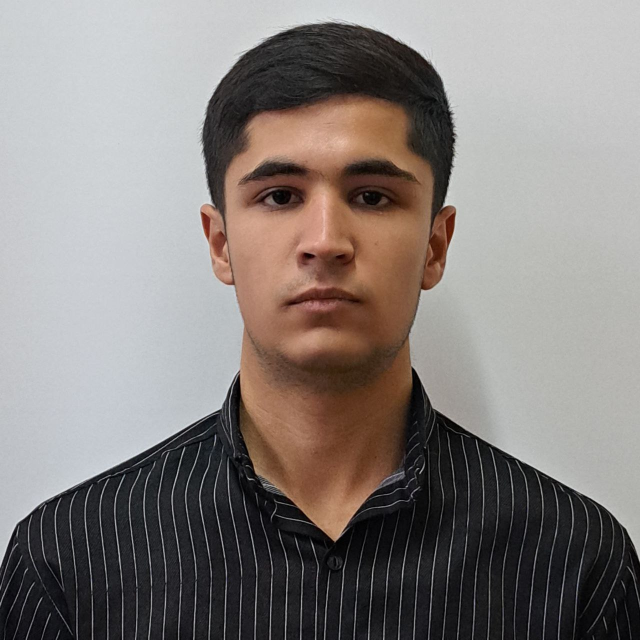
#> input picture profiles/photo_2025-02-03_23-32-31.jpg, 1280 x 1280 px (shown at 1/2 size)
$ python generate_icons.py ../profiles/photo_2025-02-03_23-32-31.jpg
#> lines starting #> are read from the running program, lines starting #| are printed output that depends on the picture
"""
Icon Generator Script for PWA
Bu script EduSelf logosidan barcha kerakli icon o'lchamlarini yaratadi.

Requirements:
    pip install Pillow

Usage:
    python generate_icons.py logo.png
"""

from PIL import Image, ImageDraw, ImageFont
import os
import sys

# Icon o'lchamlari
ICON_SIZES = [16, 32, 72, 96, 128, 144, 152, 192, 384, 512]

# Maskable icon uchun padding (10%)
MASKABLE_PADDING = 0.1

# [174 lines left out: function create_placeholder_logo, not called in this run]

def create_maskable_icon(img, size):
    """
    Maskable icon yaratish (Android adaptive icons uchun)
    Ultra-zamonaviy gradient background bilan
    """
    # Yangi rasm yaratish
    maskable = Image.new('RGBA', (size, size), color=(0, 0, 0, 0))
    draw = ImageDraw.Draw(maskable)

    center = size // 2

    # Radial gradient background (markazdan tashqariga)
    for i in range(size // 2, 0, -1):
        progress = i / (size // 2)
        # Gradient: #667eea → #764ba2
        r = int(102 + (118 - 102) * (1 - progress))
        g = int(126 - (126 - 75) * (1 - progress))
        b = int(234 - (234 - 162) * (1 - progress))

        draw.ellipse(
            [center - i, center - i, center + i, center + i],
            fill=(r, g, b, 255)
        )

    # Original rasmni kichikroq qilish (75% o'lcham - ko'proq padding)
    inner_size = int(size * 0.75)
    img_resized = img.resize((inner_size, inner_size), Image.Resampling.LANCZOS)

    # Markazga joylashtirish
    offset = (size - inner_size) // 2

    # Agar rasm RGBA bo'lsa, alpha channel bilan paste qilish
    if img_resized.mode == 'RGBA':
        maskable.paste(img_resized, (offset, offset), img_resized)
    else:
        maskable.paste(img_resized, (offset, offset))

    return maskable

def generate_icons(source_image_path, output_dir='static/icons'):
    """
    Barcha kerakli icon o'lchamlarini yaratish
    """
#> called with output_dir = 'static/icons'
    # Output papkasini yaratish
    os.makedirs(output_dir, exist_ok=True)

    # Source rasmni yuklash yoki placeholder yaratish
    if os.path.exists(source_image_path):
        print(f"📷 Logo yuklanmoqda: {source_image_path}")
        source_img = Image.open(source_image_path)
#> source_img is the input picture: PIL image 1280x1280 RGB; mean R, G, B 134.5, 127.9, 124.8

        # RGBA formatga o'tkazish
        if source_img.mode != 'RGBA':
            source_img = source_img.convert('RGBA')
#> source_img: PIL image 1280x1280 RGBA
    else:
        print("⚠️  Logo topilmadi. Placeholder yaratilmoqda...")
        source_img = create_placeholder_logo()

    # Har bir o'lcham uchun icon yaratish
    for size in ICON_SIZES:
        # Oddiy icon
        icon = source_img.resize((size, size), Image.Resampling.LANCZOS)
        icon_path = os.path.join(output_dir, f'icon-{size}x{size}.png')
        icon.save(icon_path, 'PNG', optimize=True)
        print(f"✅ Yaratildi: icon-{size}x{size}.png")

        # Maskable icon (faqat 192 va 512 uchun)
        if size in [192, 512]:
            maskable = create_maskable_icon(source_img, size)
            maskable_path = os.path.join(output_dir, f'icon-{size}x{size}-maskable.png')
            maskable.save(maskable_path, 'PNG', optimize=True)
            print(f"✅ Yaratildi: icon-{size}x{size}-maskable.png (maskable)")
#> this loop made 10 passes
#> pass 1, in generate_icons, `icon = source_img.resize((size, size), Image.Resampling.LANCZOS)`:
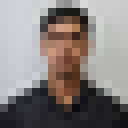
#> icon: PIL image 16x16 RGBA (shown 8 times larger); mean R, G, B, A 134.4, 127.7, 124.7, 255
#> pass 2, in generate_icons, `icon = source_img.resize((size, size), Image.Resampling.LANCZOS)`:
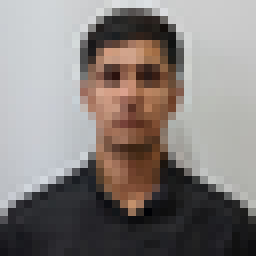
#> icon: PIL image 32x32 RGBA (shown 8 times larger); mean R, G, B, A 134.5, 127.8, 124.8, 255
#> pass 3, in generate_icons, `icon = source_img.resize((size, size), Image.Resampling.LANCZOS)`:
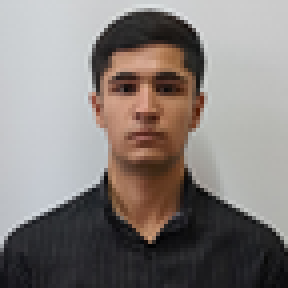
#> icon: PIL image 72x72 RGBA (shown 4 times larger); mean R, G, B, A 134.5, 127.9, 124.8, 255
#> after the loop:
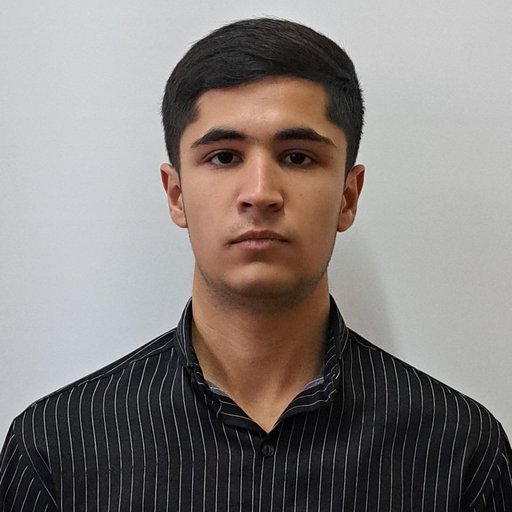
#> icon: PIL image 512x512 RGBA; mean R, G, B, A 134.5, 127.9, 124.8, 255
#> after the loop:
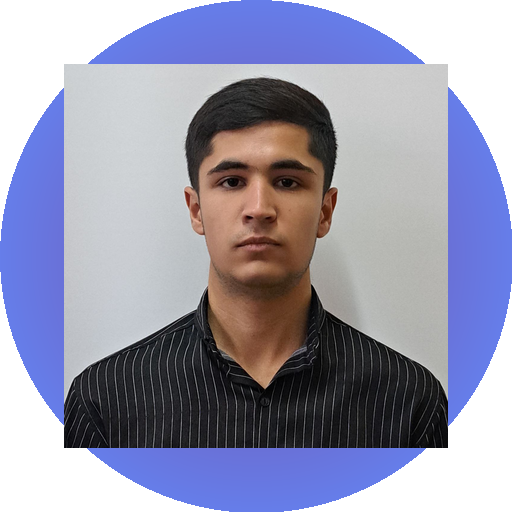
#> maskable: PIL image 512x512 RGBA; mean R, G, B, A 99.3, 99.6, 122.1, 201.8; transparent parts drawn white

    print(f"\n🎉 Barcha iconlar yaratildi: {output_dir}/")
#| 🎉 Barcha iconlar yaratildi: static/icons/
    print("\n📝 Keyingi qadamlar:")
    print("1. manifest.json faylida icon yo'llarini tekshiring")
    print("2. python manage.py collectstatic --noinput")
    print("3. PWA'ni test qiling")

def main():
    if len(sys.argv) > 1:
        source_image = sys.argv[1]
    else:
        print("ℹ️  Logo fayl yo'li ko'rsatilmadi.")
        print("📝 Foydalanish: python generate_icons.py logo.png")
        print("\n🎨 Placeholder icon yaratilmoqda...")
        source_image = "placeholder"

    generate_icons(source_image)

if __name__ == '__main__':
    main()

$ run again, on institutions/TDIU.jpg
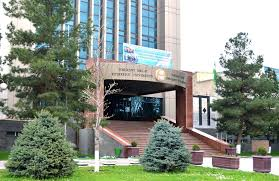
#> input picture institutions/TDIU.jpg, 279 x 181 px
#> in generate_icons, source_img is the input picture: PIL image 279x181 RGB; mean R, G, B 136, 144.9, 132.1
#> source_img: PIL image 279x181 RGBA
#> after the loop in generate_icons, `for size in ICON_SIZES:`:
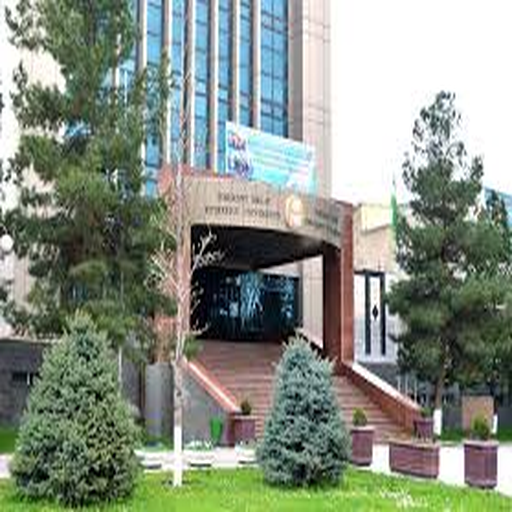
#> icon: PIL image 512x512 RGBA; mean R, G, B, A 136, 144.9, 132, 255
#> after the loop in generate_icons, `for size in ICON_SIZES:`:
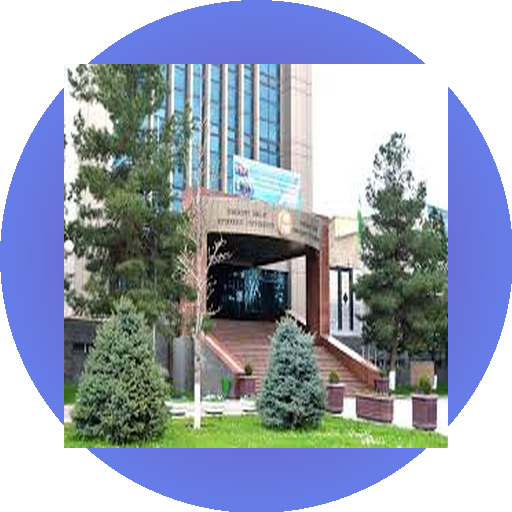
#> maskable: PIL image 512x512 RGBA; mean R, G, B, A 100.1, 109.1, 126.2, 201.8; transparent parts drawn white
#| 🎉 Barcha iconlar yaratildi: static/icons/
